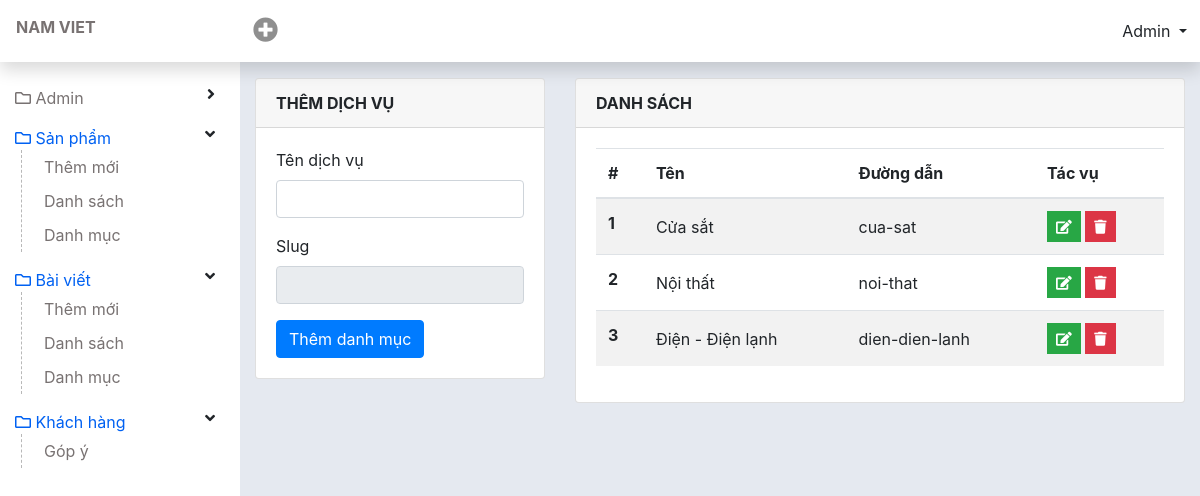
Page /admin/cat-product.php (signed in) on the committed database.
### tables this page shows
CREATE TABLE `tbl_category` (
  `cat_id` int(11) NOT NULL,
  `cat_name` varchar(255) NOT NULL,
  `slug` varchar(255) NOT NULL
);

### lib/database.php (called while the page is built, shortened)
<?php
class Database{
  public $host   = DB_HOST;
  public $user   = DB_USER;
  public $pass   = DB_PASS;
  public $dbname = DB_NAME;
  public $link;
private function connectDB(){
  $this -> link = new mysqli($this->host, $this->user, $this->pass, $this->dbname);
    mysqli_set_charset($this->link, 'UTF8');
}
public function select($query){
  $result = $this->link->query($query) or
  die($this->link->error.__LINE__);
  if($result->num_rows > 0){
    return $result;
  } else {
    return false;
  }
}
}
?>

### classes/category.php (called while the page is built, shortened)
<?php
    $filepath = realpath(dirname(__FILE__));
    include_once ($filepath. '/../lib/database.php');
?>
<?php
    class category {
        private $db;
        public function __construct() {
            $this->db = new Database();
        }
        public function show_category(){
            $query = "SELECT * FROM tbl_category ORDER BY cat_id DESC";
            $result = $this->db->select($query);
            return $result;
        }
    }
?>

### admin/cat-product.php (the view, shortened to what this page needs)
<?php include 'inc/header.php';?>
<?php include '../classes/category.php';?>
<?php
	$cat = new category();
?>
<div id="wp-content">
  <div id="content" class="container-fluid">
    <div class="row">
      <div class="col-4">
        <?php if(isset($_GET['catid']) && $_GET['catid']!=NULL){
          $id = $_GET['catid'];
          $get_cate_name = $cat->getcatbyId($id);
          $result = $get_cate_name->fetch_assoc();
        ?>
        <div class="card">
          <div class="card-header font-weight-bold">
            Chỉnh sửa danh mục
          </div>
          <?php if(isset($updateCat)){echo $updateCat ;}?>
          <div class="card-body">
            <form method="post">
              <div class="form-group">
                <label for="name">Sửa tên danh mục</label>
                <input class="form-control" type="text" name="editcatName" id="slug" onkeyup="ChangeToSlug()"
                  value="<?php echo $result['cat_name'] ?>">
              </div>
              <div class="form-group">
                <label for="name">Slug</label>
                <input class="form-control" type="text" name="editslug" id="convert_slug" readonly
                  value="<?php echo $result['slug'] ?>">
              </div>
              <input type="submit" name="edit" Value="Cập nhật" class="btn btn-primary">
            </form>
          </div>
        </div>
        <?php }else{ ?>
        <div class="card">
          <div class="card-header font-weight-bold">
            Thêm dịch vụ
          </div>
          <div class="card-body">
            <form method="post">
              <div class="form-group">
                <label for="name">Tên dịch vụ</label>
                <input class="form-control" type="text" name="catName" id="slug" onkeyup="ChangeToSlug()">
              </div>
              <div class="form-group">
                <label for="name">Slug</label>
                <input class="form-control" type="text" name="slug" id="convert_slug" readonly>
              </div>
              <input type="submit" name="add" Value="Thêm danh mục" class="btn btn-primary">
            </form>
          </div>
        </div>
        <?php } ?>
      </div>
      <div class="col-8">
        <div class="card">
          <div class="card-header font-weight-bold">
            Danh sách
          </div>
          <div class="card-body">
            <table class="table table-striped" id="DataTable">
              <thead>
                <tr>
                  <th scope="col">#</th>
                  <th scope="col">Tên</th>
                  <th scope="col">Đường dẫn</th>
                  <th scope="col">Tác vụ</th>
                </tr>
              </thead>
              <tbody class="order_position">
                <?php
                    $show_cat = $cat -> show_category();
                    if($show_cat){
                      $i=0;
                        while($result = $show_cat->fetch_assoc()){
                          $i++;
                  ?>
                <tr id="<?php echo $result['cat_id'] ?>">
                  <th scope="row"><?php echo $i ?></th>
                  <td><?php echo $result['cat_name'] ?></td>
                  <td><?php echo $result['slug'] ?></td>
                  <td>
                    <a href="?catid=<?php echo $result['cat_id'] ?>" class="btn btn-success btn-sm rounded-0 text-white"
                      type="button" data-toggle="tooltip" data-placement="top" title="Edit"><i
                        class="fa fa-edit"></i></a>
                    <a href="?delid=<?php echo $result['cat_id'] ?>" onclick="return confirm('bạn có muốn xoá không?')"
                      class="btn btn-danger btn-sm rounded-0 text-white" type="button" data-toggle="tooltip"
                      data-placement="top" title="Delete"><i class="fa fa-trash"></i></a>
                  </td>
                </tr>
                <?php } } ?>
              </tbody>
            </table>
          </div>
        </div>
      </div>
    </div>
  </div>
</div>
<?php include 'inc/footer.php';?>

### admin/css/style.css (style rules this page uses)
a { color: #787272; }
#wp-content { flex: auto; min-height: 100vh; padding-top: 3.625rem; padding-left: 15rem; }
#content { padding-top: 20px; padding-bottom: 20px; }
#content .card-header { text-transform: uppercase; }
.table tr td { vertical-align: middle; }

### rows in the picture
tbl_category: cat_name "Cửa sắt", slug "cua-sat"
tbl_category: cat_name "Nội thất", slug "noi-that"
tbl_category: cat_name "Điện - Điện lạnh", slug "dien-dien-lanh"
